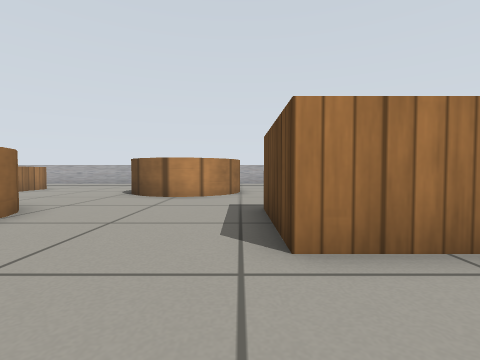
View 1 (above)

16 first-person views from a walk through a Gazebo world. The camera is 0.4 m above the floor, tilts 2° down and sees 85° across. The floor is counted in squares, 0.5 m on a side. Each view is taken from the middle of a square. On the plan, view 1 faces up. The plan holds only what a view shows up to about 10 squares ahead; the rest is blank. The place goes on beyond the plan. Simple patterns stand in for the simulator's built-in surfaces.

View 2
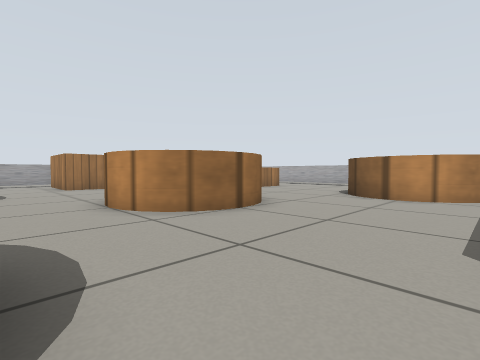

View 3
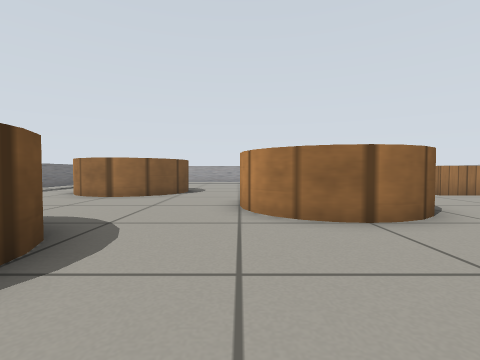

View 4
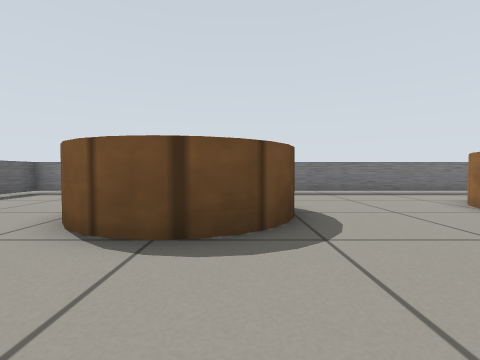

View 5
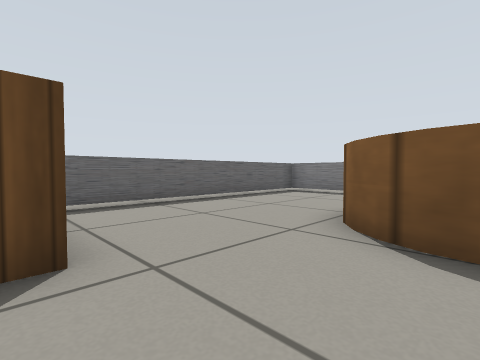

View 6
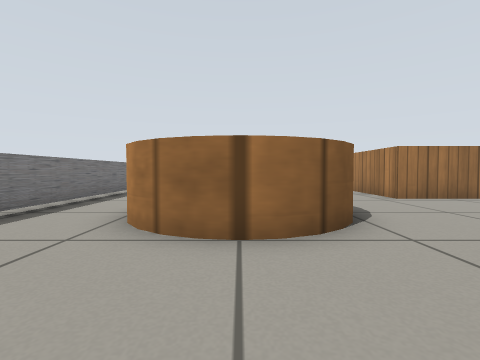

View 7
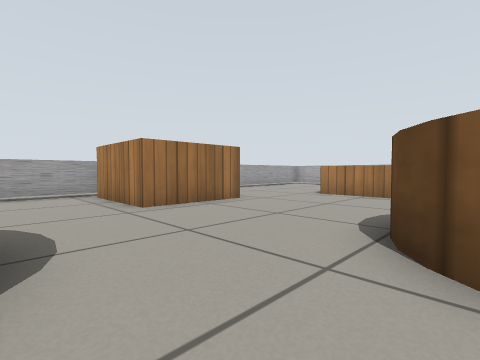

View 8
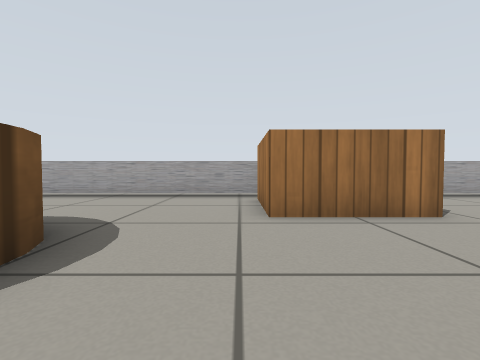

View 9
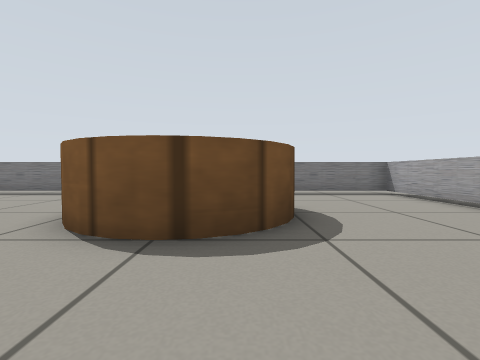

View 10
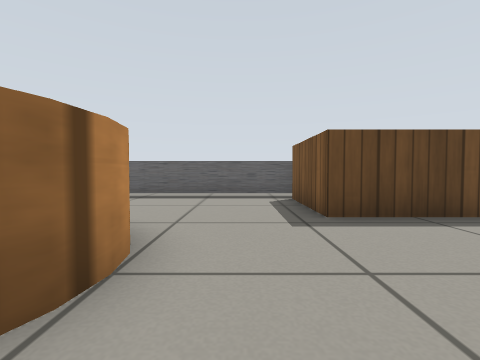

View 11
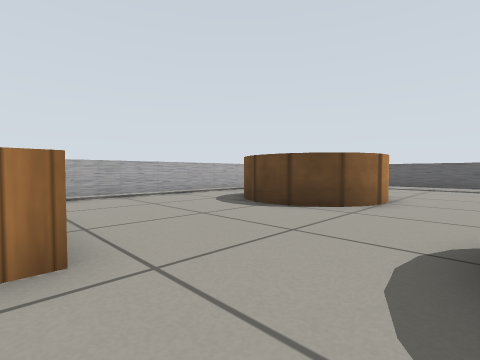

View 12
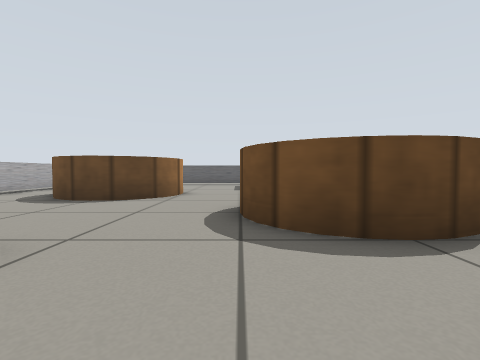

View 13
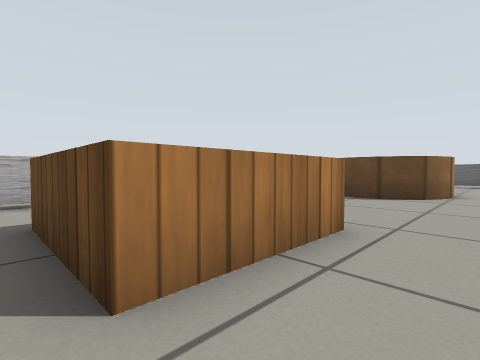

View 14
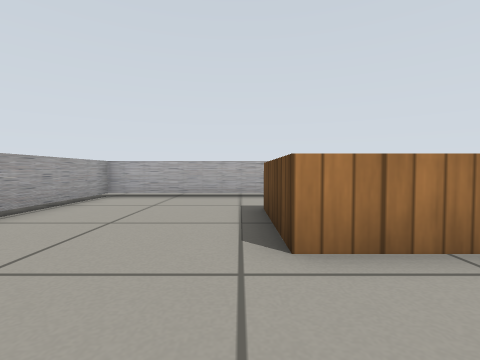

View 15
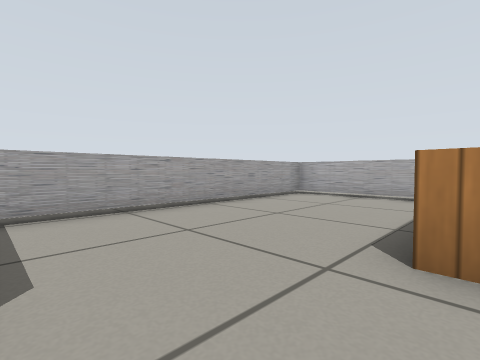

View 16
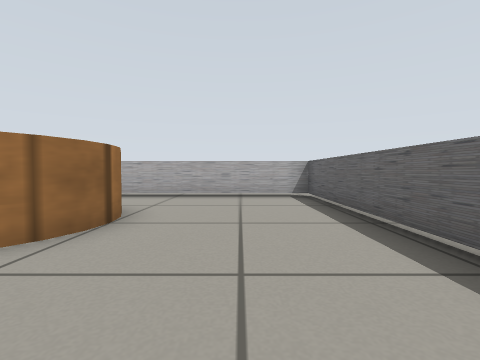

### Floor plan
Key: @ floor where view 1 was taken; # wall or solid block; . floor; C wooden cylinder; W wooden cube.
Columns run from 16 left of view 1 to 4 right of it. Each row starts with its distance up from view 1.
 14 ######   ############
 13 #.....  ............#
 12 #.....  .....C  ....#
 11 #... W  ....CC  C...#
 10 #... W W....C   C...#
  9 #... WWW....CC CC...#
  8 #....WWW.....CCC....#
  7 #...................#
  6 #........CCC........#
  5    W....CC CC...WWWW#
  4    W....C   C...WW
  3 #WWW....CC CC...WW
  2 #   .....CCC.....WW #
  1 #...................#
  0 #....CCC.....CCC@...#
 -1 #...CC CC...CC CC...#
 -2 #...    C...     ...#
 -3 #...   CC...     ...#
 -4 #...   C....     ...#
 -5 #............     ..#
 -6 ##############    ###

Positions as (right, up) in squares from view 1, and headings:
1: (0, 0), facing up
2: (0, 0), facing up-left
3: (0, 2), facing left
4: (-3, 3), facing down
5: (-2, 3), facing down-right
6: (-5, -2), facing left
7: (-7, 0), facing up-left
8: (-8, 2), facing left
9: (-11, 3), facing down
10: (-4, 7), facing right
11: (-9, 6), facing up-right
12: (-11, 6), facing right
13: (-12, 7), facing up-right
14: (-12, 6), facing up
15: (-11, 6), facing up-left
16: (2, 6), facing up
